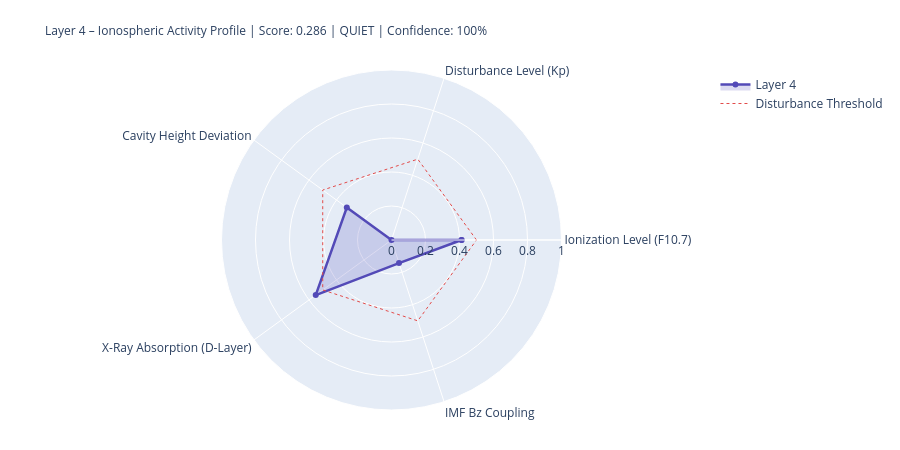

The code cell stored with this chart in its notebook:
### Markdown cell above
---
## 4. State Assessment & Handoff to Layer 5

### Code cell
# ============================================================
# LAYER-4-SCORE
# ============================================================

COMPONENTS = {
    'Ionization Level (F10.7)':    {'score': ioniz,       'source': 'primary' if f107_now else 'from_layer0', 'dynamic': True},
    'Disturbance Level (Kp)':          {'score': disturb,     'source': 'primary' if kp_now   else 'from_layer0', 'dynamic': True},
    'Cavity Height Deviation':    {'score': h_dev,       'source': 'derived',                                'dynamic': True},
    'X-Ray Absorption (D-Layer)':{'score': xray_ioniz,  'source': 'primary' if xray_now else 'missing',     'dynamic': True},
    'IMF Bz Coupling':             {'score': bz_coupling, 'source': 'primary' if bz_now   else 'from_layer0', 'dynamic': True},
}

available    = {k: v['score'] for k, v in COMPONENTS.items() if v['score'] is not None}
unavailable  = [k for k, v in COMPONENTS.items() if v['score'] is None]
layer4_score = round(sum(available.values()) / len(available), 4) if available else None
confidence   = round(len(available) / len(COMPONENTS), 2)
level = ('unknown' if layer4_score is None
         else 'quiet'   if layer4_score < 0.3
         else 'moderate' if layer4_score < 0.6
         else 'active')
dominant_l4 = max(available, key=available.get) if available else 'none'

# Resonance delta for Schumann SR-1
sr1_ref = schumann_freq(1, 80.0)
sr1_now = schumann_freq(1, h_eff)
sr1_delta_mhz = (sr1_now - sr1_ref) * 1000

# Propagation conditions
prop_cond = ('disturbed'   if kp_val > 4
             else 'unsettled' if kp_val > 2
             else 'normal')
if xray_class in ['X', 'M']:
    prop_cond = 'Radio-Blackout moeglich'

W = 68
print('=' * W)
print('LAYER 4 – IONOSPHERE – STATE ASSESSMENT')
print('=' * W)
for name, comp in COMPONENTS.items():
    s = comp['score']
    if s is not None:
        bar = '█' * int(s * 20) + '░' * (20 - int(s * 20))
        print(f'  {name:<36} {bar}  {s:.3f}  [{comp["source"]}]')
    else:
        print(f'  {name:<36} {"─" * 20}  n/a   [missing]')
print('-' * W)
print(f'  Score:          {layer4_score:.3f}  ({len(available)}/{len(COMPONENTS)} components)')
print(f'  Confidence:     {confidence:.0%}')
print(f'  Level:          {level.upper()}')
print(f'  Dominant:       {dominant_l4}')
print(f'  Cavity height:  {h_eff:.1f} km  (Ref: 80.0 km)')
print(f'  SR-1:           {sr1_now:.3f} Hz  (Δ {sr1_delta_mhz:+.1f} mHz vs. ref)')
print(f'  Propagation:    {prop_cond}')
print(f'  X-Ray:          {xray_class}-class  ({xray_now:.2e} W/m²)' if xray_now else '  X-Ray:          n/a')
print('=' * W)

# Radar
cats   = list(available.keys())
vals_r = list(available.values())
if len(cats) >= 3:
    fig = go.Figure()
    fig.add_trace(go.Scatterpolar(
        r=vals_r + [vals_r[0]], theta=cats + [cats[0]],
        fill='toself', fillcolor='rgba(83,74,183,0.20)',
        line=dict(color='#534AB7', width=2.5), name='Layer 4'
    ))
    fig.add_trace(go.Scatterpolar(
        r=[0.5] * (len(cats)+1), theta=cats + [cats[0]],
        line=dict(color='#E24B4A', dash='dot', width=1),
        mode='lines', name='Disturbance Threshold'
    ))
    fig.update_layout(
        title=dict(
            text=f'Layer 4 – Ionospheric Activity Profile | Score: {layer4_score:.3f} | {level.upper()} | Confidence: {confidence:.0%}',
            font=dict(size=12)
        ),
        polar=dict(radialaxis=dict(visible=True, range=[0, 1])),
        height=450, showlegend=True,
        margin=dict(l=80, r=80, t=70, b=40)
    )
    fig.show()

### Figure 1 — Plotly figure (JSON) as saved in the notebook; plotly's stock layout.template omitted (floating-point values rounded to 4 significant figures)
{"data": [{"fill": "toself", "fillcolor": "rgba(83,74,183,0.20)", "line": {"color": "#534AB7", "width": 2.5}, "name": "Layer 4", "r": [0.412, 0.0, 0.325, 0.551, 0.143, 0.412], "theta": ["Ionization Level (F10.7)", "Disturbance Level (Kp)", "Cavity Height Deviation", "X-Ray Absorption (D-Layer)", "IMF Bz Coupling", "Ionization Level (F10.7)"], "type": "scatterpolar"}, {"line": {"color": "#E24B4A", "dash": "dot", "width": 1}, "mode": "lines", "name": "Disturbance Threshold", "r": [0.5, 0.5, 0.5, 0.5, 0.5, 0.5], "theta": ["Ionization Level (F10.7)", "Disturbance Level (Kp)", "Cavity Height Deviation", "X-Ray Absorption (D-Layer)", "IMF Bz Coupling", "Ionization Level (F10.7)"], "type": "scatterpolar"}], "layout": {"height": 450, "margin": {"b": 40, "l": 80, "r": 80, "t": 70}, "polar": {"radialaxis": {"range": [0, 1], "visible": true}}, "showlegend": true, "title": {"font": {"size": 12}, "text": "Layer 4 – Ionospheric Activity Profile | Score: 0.286 | QUIET | Confidence: 100%"}}}
